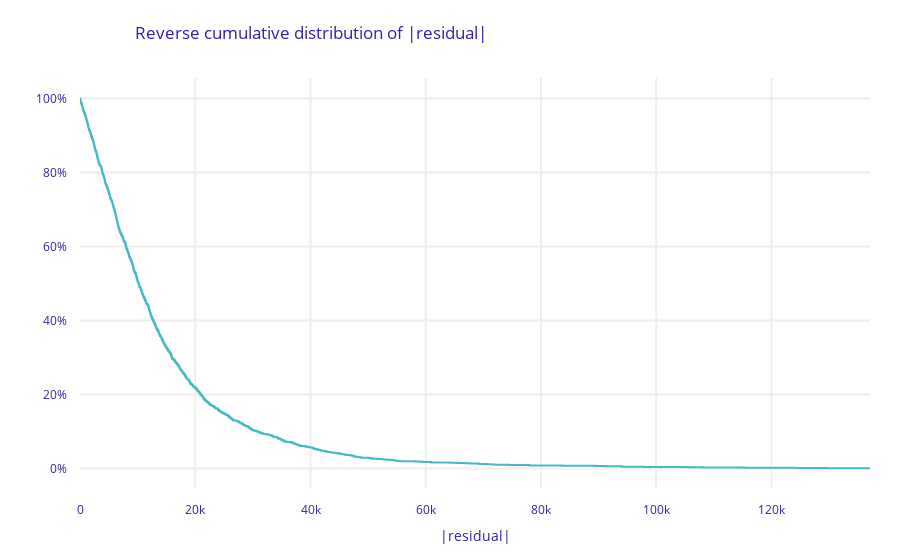

The notebook cell this image was saved under:
### Code cell
performance_glm = glm_tuned_pipeline_exp.model_performance()
performance_glm.plot()  # Overall performance metrics

### Figure 1 — Plotly figure (JSON) as saved in the notebook; plotly's stock layout.template omitted (floating-point values rounded to 4 significant figures; data arrays with more than 128 entries replaced by an {"elided": "..."} marker saying what was removed)
{"data": [{"line": {"shape": "hv"}, "marker": {"color": "#46bac2"}, "name": "Tuned GLM with Interaction Terms", "type": "scatter", "x": {"elided": "2442 float values"}, "y": {"elided": "2442 float values"}}], "layout": {"font": {"color": "#371ea3"}, "margin": {"b": 71, "r": 30, "t": 78}, "title": {"text": "Reverse cumulative distribution of |residual|", "x": 0.15}, "xaxis": {"automargin": true, "fixedrange": true, "gridwidth": 2, "tickcolor": "white", "ticklen": 10, "ticks": "outside", "title": {"text": "|residual|"}, "type": "linear", "zeroline": false}, "yaxis": {"automargin": true, "fixedrange": true, "gridwidth": 2, "tickcolor": "white", "tickformat": ",.0%", "ticklen": 10, "ticks": "outside", "type": "linear", "zeroline": false}}}
